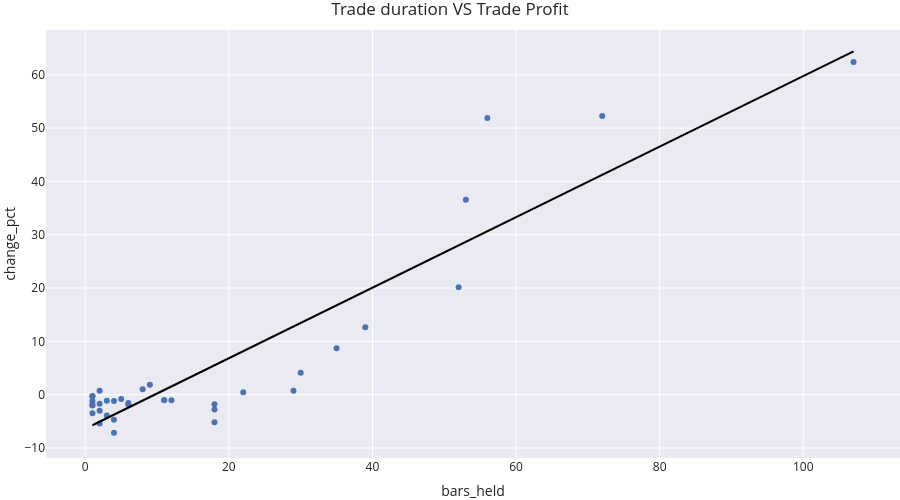

The notebook cell saved with this chart:
### Markdown cell above
Average trade lasted 18 days, there are several very short trades, this may not be ideal.

### Code cell
import plotly.express as px

ax2 = px.scatter(os_result.trades, 
                 x='bars_held', 
                 y='change_pct', 
                 width=900,
                 height=500, 
                 trendline="ols", 
                 trendline_color_override="black", 
                 title='Trade duration VS Trade Profit',
                 template='seaborn'
                 )

ax2.show()

### Figure 1 — Plotly figure (JSON) as saved in the notebook; plotly's stock layout.template omitted (floating-point values rounded to 4 significant figures)
{"data": [{"hovertemplate": "bars_held=%{x}<br>change_pct=%{y}<extra></extra>", "legendgroup": "", "marker": {"color": "rgb(76,114,176)", "symbol": "circle"}, "mode": "markers", "name": "", "orientation": "v", "showlegend": false, "type": "scatter", "x": [53, 2, 39, 4, 5, 1, 35, 6, 1, 107, 2, 3, 56, 9, 29, 18, 4, 3, 22, 72, 2, 4, 18, 1, 1, 52, 8, 1, 6, 30, 2, 11, 12, 11, 1, 18], "xaxis": "x", "y": [36.57, -5.43, 12.66, -4.728, -0.8021, -1.177, 8.708, -1.895, -0.3242, 62.39, -1.687, -1.161, 51.88, 1.838, 0.7418, -5.201, -7.17, -3.924, 0.4526, 52.29, -3.011, -1.206, -2.81, -3.472, -1.859, 20.15, 1.029, -2.053, -1.557, 4.112, 0.7057, -1.075, -1.056, -1.014, -0.3064, -1.799], "yaxis": "y"}, {"hovertemplate": "<b>OLS trendline</b><br>change_pct = 0.661706 * bars_held + -6.40644<br>R<sup>2</sup>=0.850058<br><br>bars_held=%{x}<br>change_pct=%{y} <b>(trend)</b><extra></extra>", "legendgroup": "", "line": {"color": "black"}, "marker": {"color": "rgb(76,114,176)", "symbol": "circle"}, "mode": "lines", "name": "", "showlegend": false, "type": "scatter", "x": [1, 1, 1, 1, 1, 1, 2, 2, 2, 2, 3, 3, 4, 4, 4, 5, 6, 6, 8, 9, 11, 11, 12, 18, 18, 18, 22, 29, 30, 35, 39, 52, 53, 56, 72, 107], "xaxis": "x", "y": [-5.745, -5.745, -5.745, -5.745, -5.745, -5.745, -5.083, -5.083, -5.083, -5.083, -4.421, -4.421, -3.76, -3.76, -3.76, -3.098, -2.436, -2.436, -1.113, -0.4511, 0.8723, 0.8723, 1.534, 5.504, 5.504, 5.504, 8.151, 12.78, 13.44, 16.75, 19.4, 28.0, 28.66, 30.65, 41.24, 64.4], "yaxis": "y"}], "layout": {"height": 500, "legend": {"tracegroupgap": 0}, "title": {"text": "Trade duration VS Trade Profit"}, "width": 900, "xaxis": {"anchor": "y", "domain": [0, 1], "title": {"text": "bars_held"}}, "yaxis": {"anchor": "x", "domain": [0, 1], "title": {"text": "change_pct"}}}}
